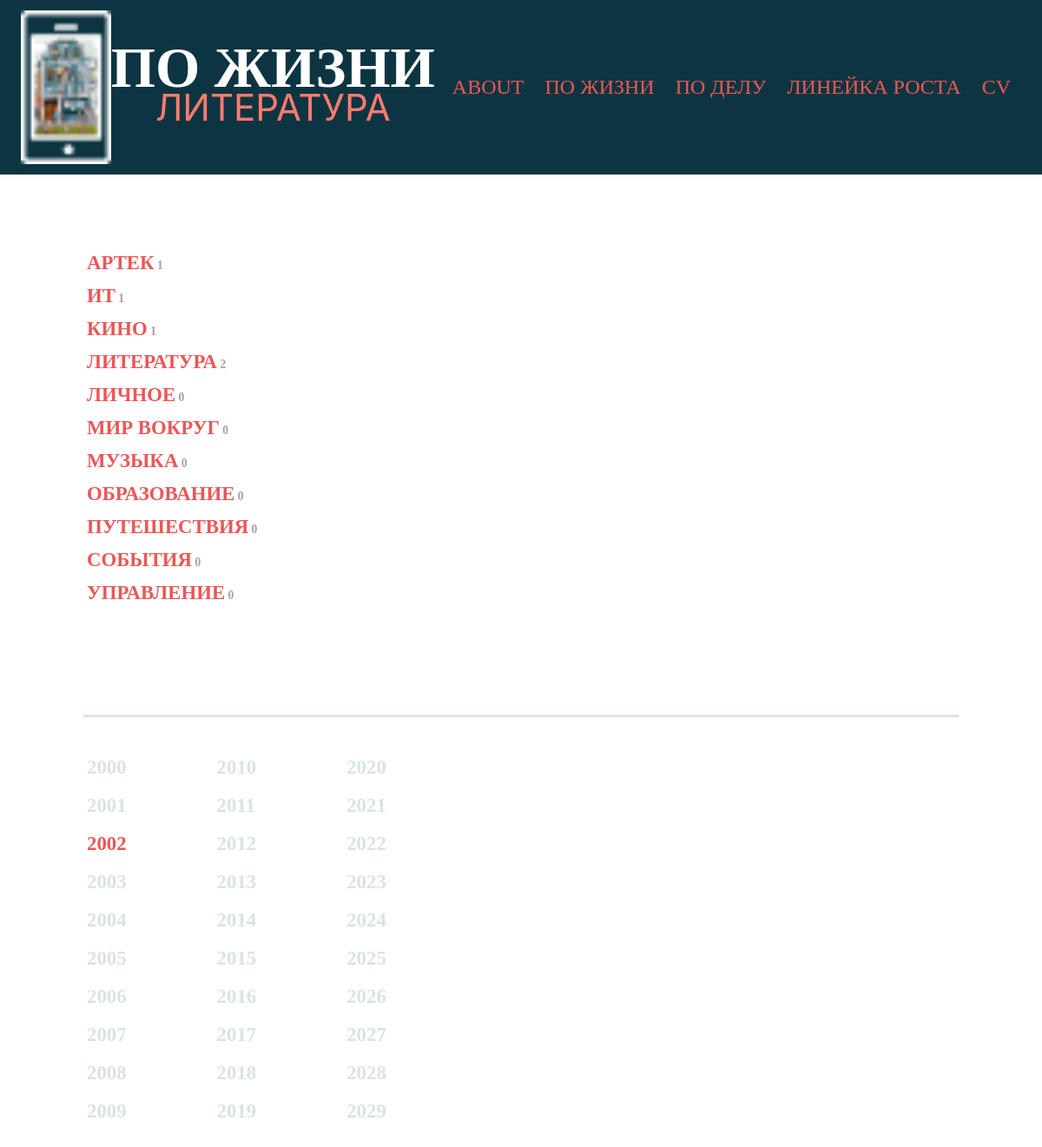
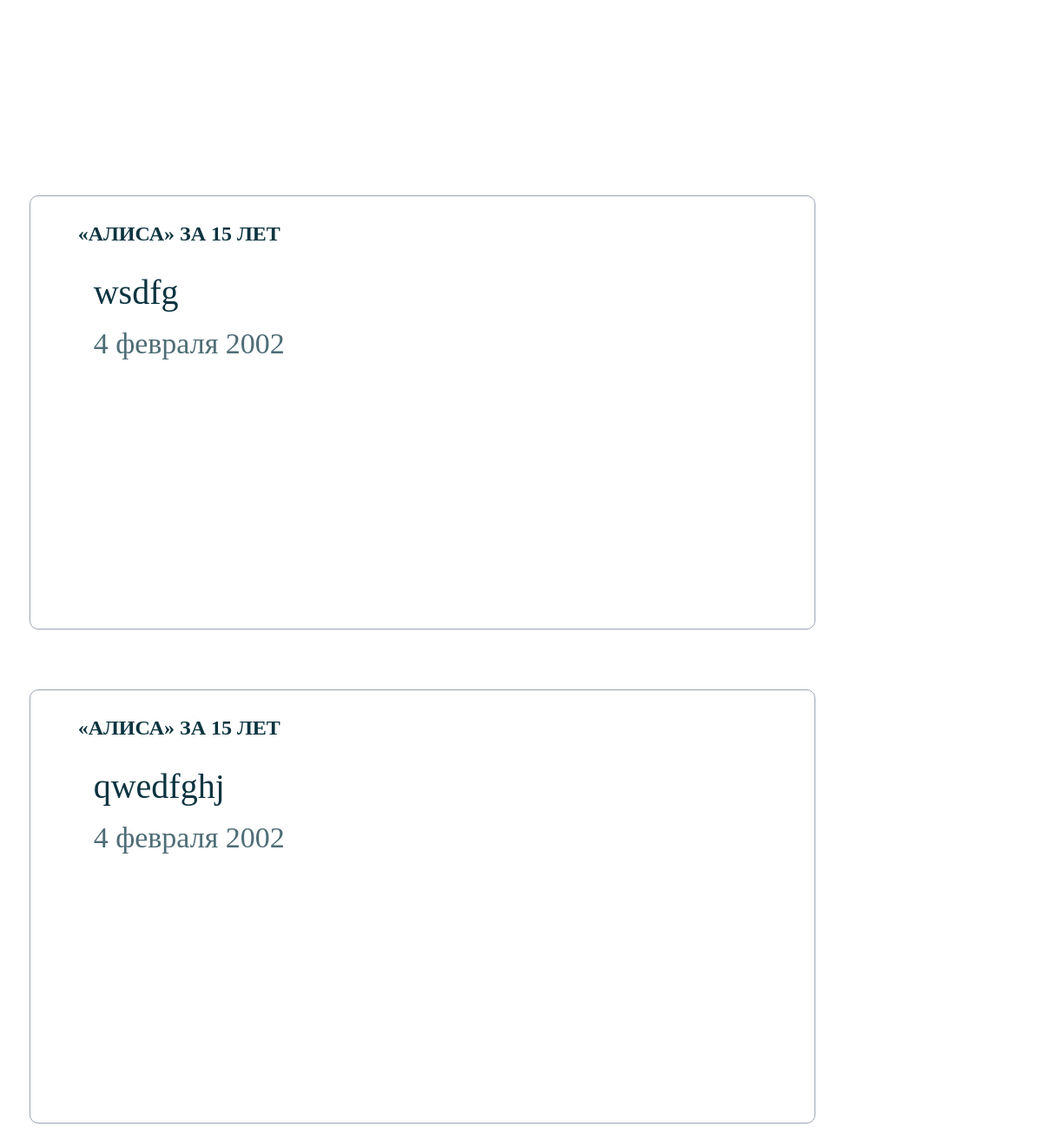
The page /life/year/ЛИТЕРАТУРА on the database as committed earlier (2 pictures, top to bottom).
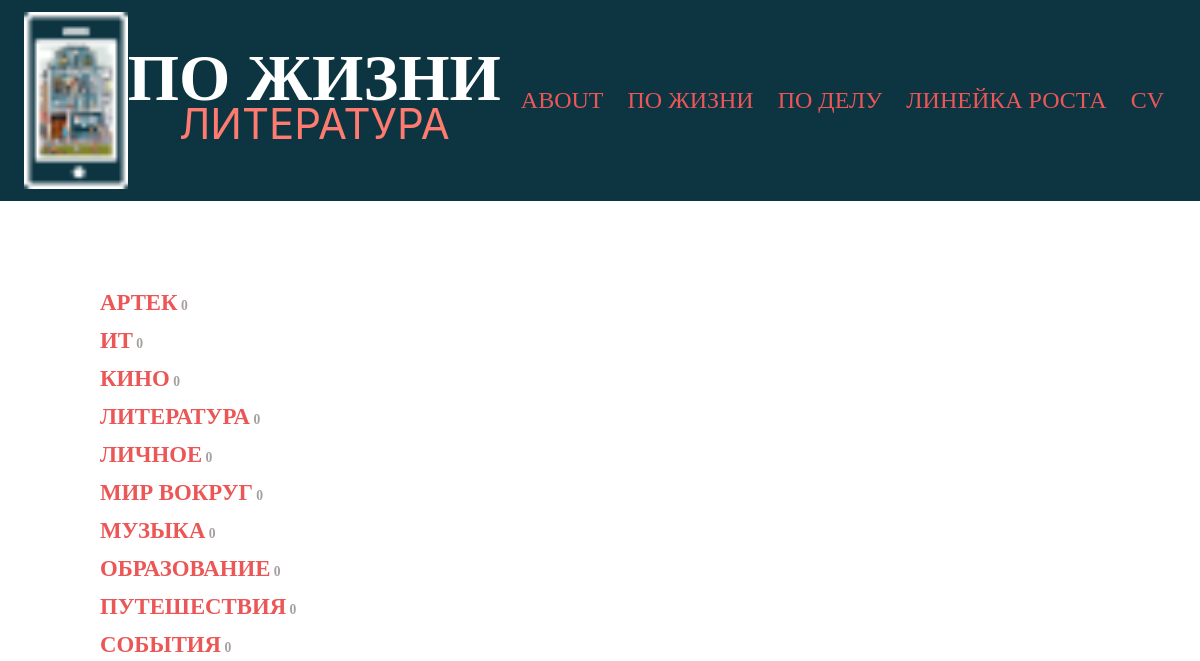
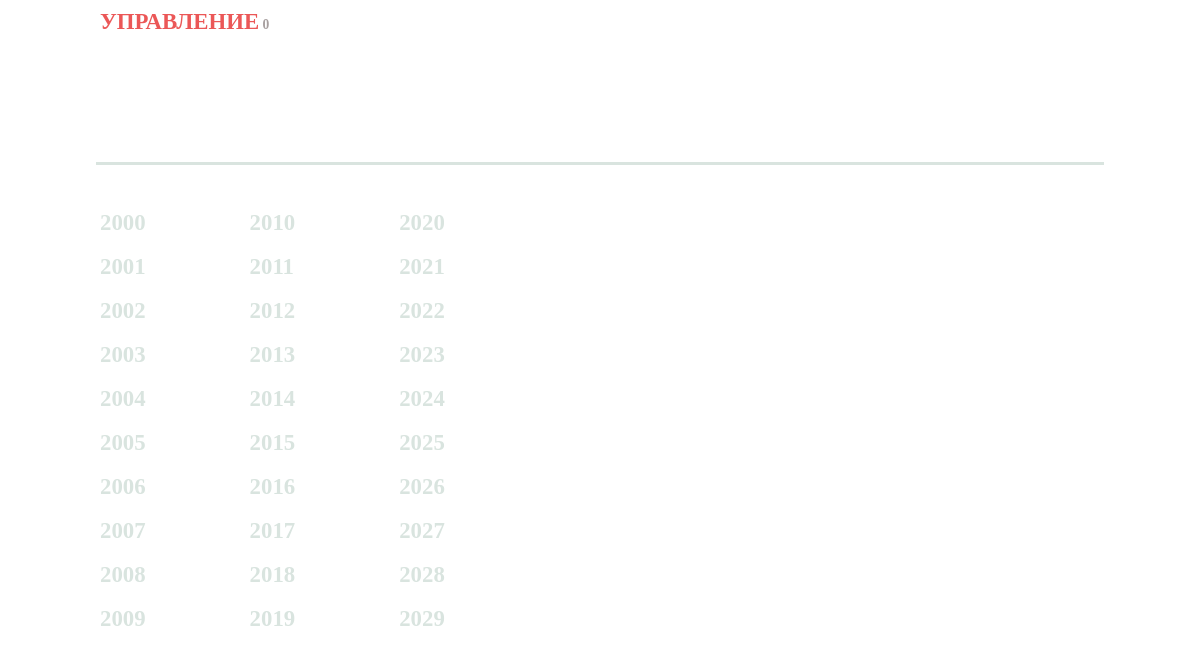
The same page on the database as committed later (2 pictures, top to bottom).
### page/models.py (models this page shows, shortened)
class life(models.Model):
    file_name = models.CharField(null = False, max_length = 150)
    date = models.DateTimeField(auto_now = False, auto_created = False)
    str_date = models.CharField(max_length = 30)
    tag = models.CharField(max_length = 20)
    heading = models.CharField(max_length = 100)
    page_text = models.TextField()
    text = models.TextField()
    slug = models.CharField(max_length = 100)

### page/views.py (the view)
# urls.py: path('life/year/<str:slug>', left_life_tag),
def left_life_tag(requests, slug):
    if slug in life_left:
        data = life.objects.filter(tag = slug)
    else:
        data = life.objects.filter(date__year = slug)
    return render(requests, "page/life.html", context = {'theme':'ПО ЖИЗНИ', 'data':data, 'left':life_left, 'years':life_left_years})

### page/templates/page/life.html (shortened to what this page needs)
{% extends 'syit/base_all.html' %}
{% load static %}
{% block type %}{{ theme }}{% endblock %}
{% block content %}
<div class="life_left_block">
    <div class="life_left_text">
        <table>
            {% for i, number in left.items %}
                <tr><td><a href="/life/year/{{ i }}" class="ssil_">{{ i }}</a><a class="life_left_number"> {{ number }}</a></td></tr>
            {% endfor %}
        </table>
    </div>
    <div class="life_line_h1"></div>
    <table style="margin-top: 5vh" class="life_left_text">
        {% for i, item in years.items %}
            <tr class="life_years">
                {% for j, it in item.items %}
                    {% if it == 0 %}
                        <td class="tds"><a class="ssil_" style="pointer-events: none; color:rgba(217, 228, 223, 1) !important;">{{ j }}</a></td>
                    {% else %}
                        <td class="tds"><a class="ssil_" href="/life/year/{{ j }}">{{ j }}</a></td>
                    {% endif %}
                {% endfor %}
            </tr>
        {% endfor %}
    </table>
</div>
<div class="life_right_block">
{% for i in data %}
<div class="life_right__block_text" onclick="window.location='/life/{{ i.slug }}';">
        <p class="life_right_heading">{{ i.heading }} <span class="life_right_lit">{{ i.tag }}</span></p>
        <p class="life_right_text">{{ i.page_text }}</p>
        <p class="life_right_data">{{ i.str_date }}</p>
</div>
{% endfor %}
</div>
{% endblock %}

Rows that differ between the two databases and show on the page:
removed life: heading "«АЛИСА» ЗА 15 ЛЕТ", page_text "wsdfg", str_date "4 февраля 2002"
removed life: heading "«АЛИСА» ЗА 15 ЛЕТ", page_text "qwedfghj", str_date "4 февраля 2002"
Other text that changed with them:
new list line: "АРТЕК 0"
new list line: "ИТ 0"
new list line: "КИНО 0"
new list line: "ЛИТЕРАТУРА 0"
list line gone: "2002"
new list line: "2002"
list line gone: "АРТЕК 1"
list line gone: "ИТ 1"
list line gone: "КИНО 1"
list line gone: "ЛИТЕРАТУРА 2"
